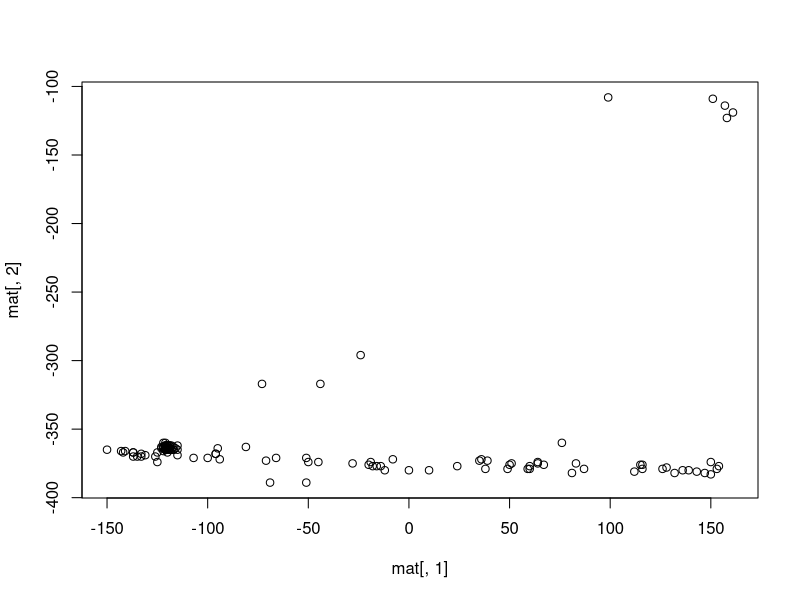

This chart was generated by the following R code: (Note: this script raises an error after producing the figure.)
mat<-data.matrix(read.csv("kompas1.txt",sep="\t"))
plot(mat[,1],mat[,2])
rgl.clear("all")
rgl.light()

rgl.spheres(mat[,1],mat[,2],mat[,3],radius=20.0)